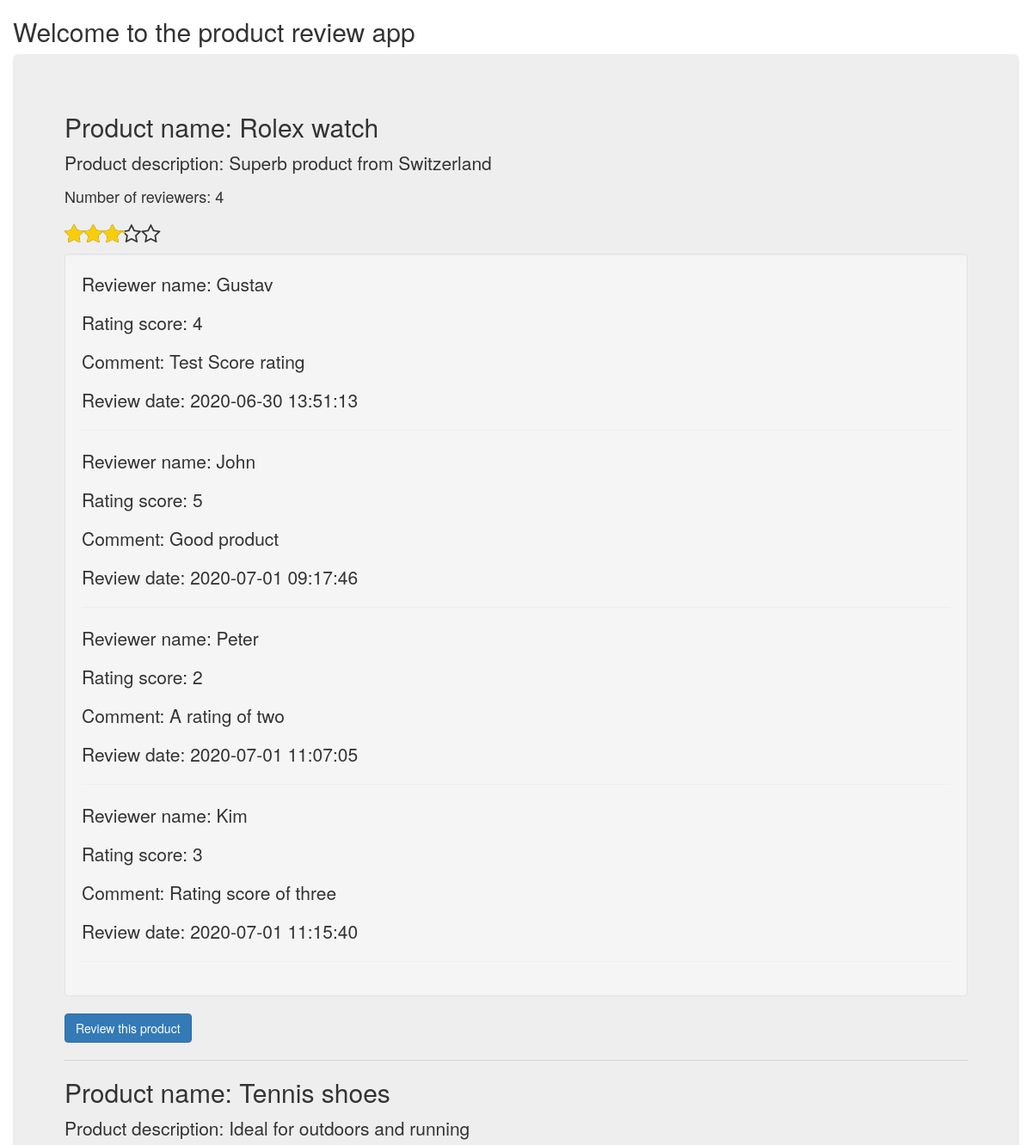
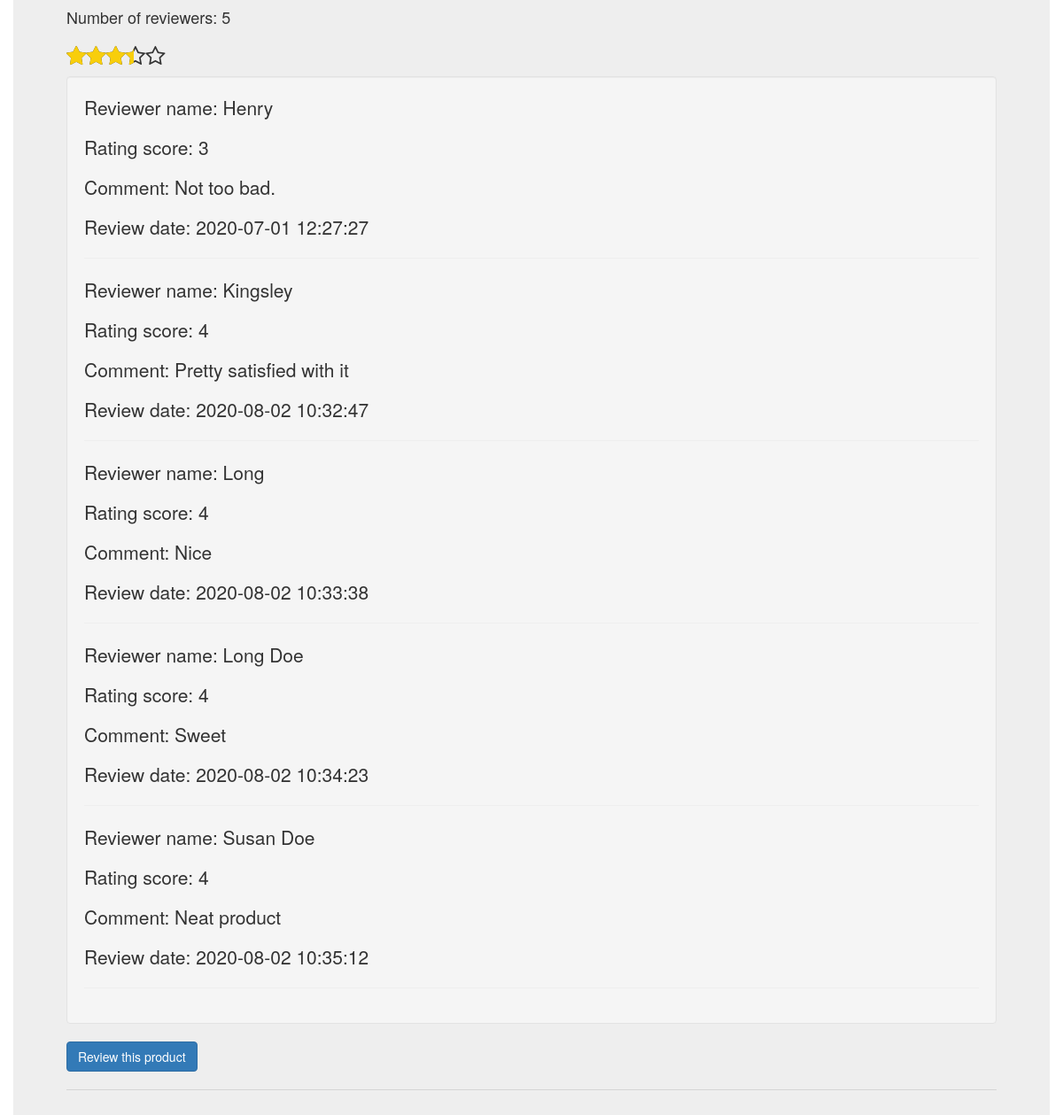
The page / on the database its author committed (2 pictures, top to bottom).
### tables this page shows
CREATE TABLE `products` (
  `product_id` int(11) NOT NULL,
  `product_name` varchar(50) NOT NULL,
  `product_description` text NOT NULL,
  `product_date_created` timestamp NOT NULL DEFAULT CURRENT_TIMESTAMP,
  `product_date_updated` timestamp NOT NULL DEFAULT CURRENT_TIMESTAMP ON UPDATE CURRENT_TIMESTAMP
);

### Rating.php (called while the page is built, shortened)
<?php
class Rating
{
    protected $host = '';
    protected $username = '';
    protected $pwd = '';
    protected $db = '';
    protected $connectionType = '';
    public function __construct()
    {
        $this->username = 'dorguz';
        $this->pwd = 'dorguz123';
        $this->db = 'starRatingSystem';
        $this->host = 'localhost';
        $this->connectionType = 'mysqli';
    }
    protected function connect()
    {
        if ($this->connectionType  == 'mysqli')
        {
            $conn = new mysqli($this->host, $this->username, $this->pwd, $this->db);
            return $conn;
        }
    }
    public function query($query)
    {
        $db = $this->connect();
        $res = $db->query($query);
        if ((isset($res->num_rows)) && ($res->num_rows > 0))
        {
            $results = array();
            while ($row = $res->fetch_assoc())
            {
                $results[] = $row;
            }
            return $results;
        }
        return false;
    }
    public function roundToFraction($number, $denominator = 1)
    {
        $x = $number * $denominator;
        $x = ceil($x);
        $x = $x / $denominator;
        return $x;
    }
}

### Product.php (called while the page is built, shortened)
<?php
class Product
{
    public function getProducts()
    {
        $review = new Rating();
        $query = "SELECT * FROM products";
        $data = $review->query($query);
        return $data;
    }
}

### index.php (the view, shortened to what this page needs)
<?php
require_once('Rating.php');
require_once('Product.php');
$review = new Rating();
$product = new Product();
$products = $product->getProducts();
?>
<html>
<head>
    <link rel="stylesheet" href="https://maxcdn.bootstrapcdn.com/bootstrap/3.4.1/css/bootstrap.min.css">
    <link href="assets/css/font-awesome.min.css" rel="stylesheet" type="text/css">
    </head>
    <body>
        <div class="container">
            <div class="row">
            <h2>Welcome to the product review app</h2>
                <div class="jumbotron">
                    <?php
                    foreach ($products as $prod) {
                        $reviewsQuery = "SELECT ratings_client_name, ratings_rating, ratings_comment, (SELECT COUNT(*) FROM ratings WHERE products_id = $prod[product_id]) AS num_ratings, (SELECT SUM(ratings_rating) FROM ratings WHERE products_id = $prod[product_id]) AS num_stars, ratings_date FROM ratings WHERE products_id = $prod[product_id]";
                        $reviewStats = $review->query($reviewsQuery);
                        if ($reviewStats[0]['num_stars']) {
                            $starAverage = (($reviewStats[0]['num_stars'] / $reviewStats[0]['num_ratings']) / 5) * 100;
                            $finalAverage = $review->roundToFraction($starAverage, 4);
                        }
                        else {
                            $starAverage = 0;
                        }
                        echo "<h2>Product name: $prod[product_name]</h2>";
                        echo "<p>Product description: $prod[product_description]</p>";?>
                        <?php if ($reviewStats[0]['num_stars']) { ?>
                            <h4>Number of reviewers: <?= $reviewStats[0]['num_ratings'] ?></h4>
                            <?php
                        } ?>
                        <h3>
                            <div class="stars-outer">
                                <div class="stars-inner" style="width:<?=$finalAverage?>"></div>
                            </div>
                        </h3>
                        <div class="productDiv">
                            <?php
                            if ($reviewStats) { ?>
                                <div class="well">
                                <?php
                                foreach ($reviewStats as $data) { ?>
                                        <p>Reviewer name: <?= $data['ratings_client_name'] ?></p>
                                        <p>Rating score: <?= $data['ratings_rating'] ?></p>
                                        <p>Comment: <?= $data['ratings_comment'] ?></p>
                                        <p>Review date: <?= $data['ratings_date'] ?></p>
                                    <hr />
                                    <?php
                                } ?>
                                </div>
                            <?php
                            }
                            else
                            { ?>
                                <p>This product has no reviews yet. Be the first to review.</p>
                            <?php
                            } ?>
                            <a data-id="<?=$prod['product_id']?>" id="makeRating" data-toggle="modal"
                                                 style="border-radius:4px;" href="#" class="btn btn-primary"
                                                 data-target="#ratingModal">Review this product</a>
                        </div>
                        <hr />
                        <?php
                        $finalAverage = 0;
                    } ?>
                </div>
            </div>
        </div>
</body>
</html>

### index.php (style rules this page uses)
.stars-outer { display: inline-block; position: relative; font-family: FontAwesome; }
.stars-outer::before { content: "\f006 \f006 \f006 \f006 \f006"; }
.stars-inner { position: absolute; top: 0; left: 0; white-space: nowrap; overflow: hidden; }
.stars-inner::before { content: "\f005 \f005 \f005 \f005 \f005"; color: #f8ce0b; }

### rows shown on the page
products: product_name "Rolex watch", product_description "Superb product from Switzerland", num_ratings "4", $finalAverage 70 (drawn), ratings_client_name "Gustav", ratings_rating "4", ratings_comment "Test Score rating", ratings_date "2020-06-30 13:51:13", ratings_client_name "John", ratings_rating "5", ratings_comment "Good product", ratings_date "2020-07-01 09:17:46", ratings_client_name "Peter", ratings_rating "2", ratings_comment "A rating of two", ratings_date "2020-07-01 11:07:05", ratings_client_name "Kim", ratings_rating "3", ratings_comment "Rating score of three", ratings_date "2020-07-01 11:15:40"
products: product_name "Tennis shoes", product_description "Ideal for outdoors and running", num_ratings "5", $finalAverage 76 (drawn), ratings_client_name "Henry", ratings_rating "3", ratings_comment "Not too bad.", ratings_date "2020-07-01 12:27:27", ratings_client_name "Kingsley", ratings_rating "4", ratings_comment "Pretty satisfied with it", ratings_date "2020-08-02 10:32:47", ratings_client_name "Long", ratings_comment "Nice", ratings_date "2020-08-02 10:33:38", ratings_client_name "Long Doe", ratings_comment "Sweet", ratings_date "2020-08-02 10:34:23", ratings_client_name "Susan Doe", ratings_comment "Neat product", ratings_date "2020-08-02 10:35:12"
